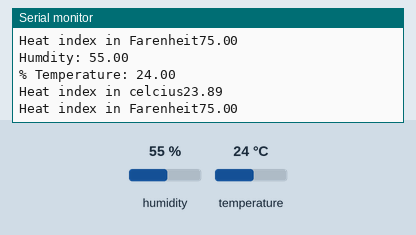
The sketch below on a simulated Arduino Uno, built with avr-gcc and run on an emulated ATmega328P. On the bench: the last lines printed to the serial monitor. The inputs (shaded band) are chosen by the test bench; at power-on: humidity 55 %, temperature 24 °C.

Above: at 5.8 s.
5.9 s: humidity set to 22 %
At 11.1 s:
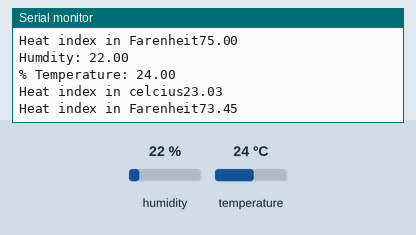
11.9 s: temperature set to 12 °C
At 15.8 s:
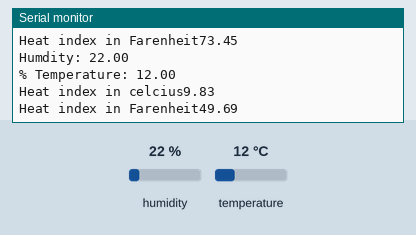
17.9 s: humidity set to 40 %
At 21.6 s:
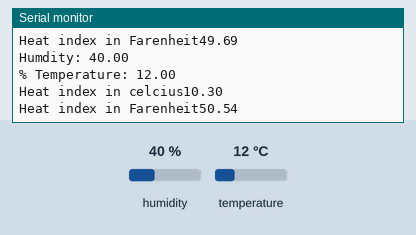
Timing chart, 0 to 23.1 s (numbered marks = the images above; inputs shaded):
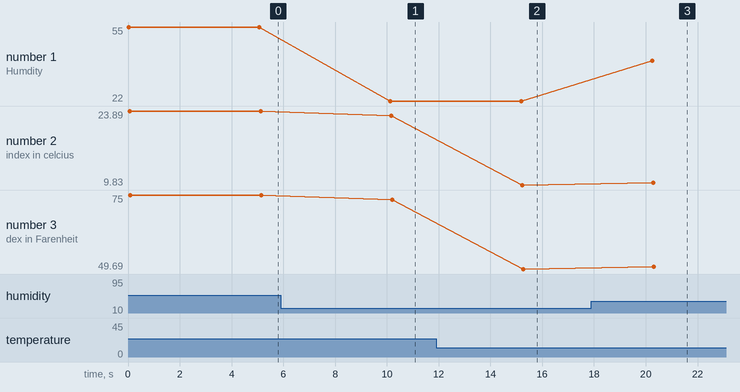

The sketch:

DHT11.ino
```cpp
#include <DHT_U.h>
#include <DHT.h>
#define DHTPIN 10
#define DHTTYPE DHT11
DHT dht(DHTPIN,DHTTYPE);
void setup() {
  // put your setup code here, to run once:
  Serial.begin(9600);
  dht.begin();

}

void loop() {
  // put your main code here, to run repeatedly:
  float hum=dht.readHumidity();
  float temp=dht.readTemperature();
  float fah=dht.readTemperature(true);
  if(isnan(hum)|| isnan(temp)||isnan(fah)){
      Serial.println(F("Failed to read from DHT sensor"));
      return;
   }
   float hif = dht.computeHeatIndex(fah,hum);
   float hic = dht.computeHeatIndex(temp,hum,false);

   Serial.print(F("Humdity: "));
   Serial.println(hum);


   Serial.print(F("% Temperature: "));
   Serial.println(temp);


   Serial.print(F("Heat index in celcius"));
   Serial.println(hic);


   Serial.print(F("Heat index in Farenheit"));
   Serial.println(hif);
   delay(5000);


}
```

Measured:
- after the input at 5.9 s, the serial monitor: prints a new line after 4.2 s (image 1)
- after the input at 11.9 s, the serial monitor: prints a new line after 3.3 s (image 2)
- after the input at 17.9 s, the serial monitor: prints a new line after 2.3 s (image 3)
- plotted number 1: 55 → 22 after the input at 5.9 s, 22 → 40 after the input at 17.9 s
- plotted number 2: 23.89 → 23.03 after the input at 5.9 s, 23.03 → 9.83 after the input at 11.9 s, 9.83 → 10.3 after the input at 17.9 s
- plotted number 3: 75 → 73.45 after the input at 5.9 s, 73.45 → 49.69 after the input at 11.9 s, 49.69 → 50.54 after the input at 17.9 s
